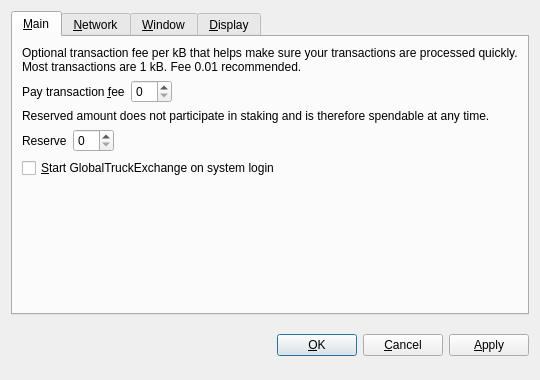
<?xml version="1.0" encoding="UTF-8"?>
<ui version="4.0">
 <class>OptionsDialog</class>
 <widget class="QDialog" name="OptionsDialog">
  <property name="geometry">
   <rect>
    <x>0</x>
    <y>0</y>
    <width>540</width>
    <height>380</height>
   </rect>
  </property>
  <property name="windowTitle">
   <string>Options</string>
  </property>
  <property name="modal">
   <bool>true</bool>
  </property>
  <layout class="QVBoxLayout" name="verticalLayout">
   <item>
    <widget class="QTabWidget" name="tabWidget">
     <property name="tabPosition">
      <enum>QTabWidget::North</enum>
     </property>
     <property name="currentIndex">
      <number>0</number>
     </property>
     <widget class="QWidget" name="tabMain">
      <attribute name="title">
       <string>&amp;Main</string>
      </attribute>
      <layout class="QVBoxLayout" name="verticalLayout_Main">
       <item>
        <widget class="QLabel" name="transactionFeeInfoLabel">
         <property name="text">
          <string>Optional transaction fee per kB that helps make sure your transactions are processed quickly. Most transactions are 1 kB. Fee 0.01 recommended.</string>
         </property>
         <property name="textFormat">
          <enum>Qt::PlainText</enum>
         </property>
         <property name="wordWrap">
          <bool>true</bool>
         </property>
        </widget>
       </item>
       <item>
        <layout class="QHBoxLayout" name="horizontalLayoutFee">
         <item>
          <widget class="QLabel" name="transactionFeeLabel">
           <property name="text">
            <string>Pay transaction &amp;fee</string>
           </property>
           <property name="textFormat">
            <enum>Qt::PlainText</enum>
           </property>
           <property name="buddy">
            <cstring>transactionFee</cstring>
           </property>
          </widget>
         </item>
         <item>
          <widget class="BitcoinAmountField" name="transactionFee"/>
         </item>
         <item>
          <spacer name="horizontalSpacerFee">
           <property name="orientation">
            <enum>Qt::Horizontal</enum>
           </property>
           <property name="sizeHint" stdset="0">
            <size>
             <width>40</width>
             <height>20</height>
            </size>
           </property>
          </spacer>
         </item>
        </layout>
       </item>
       <item>
        <widget class="QLabel" name="reserveBalanceInfoLabel">
         <property name="text">
          <string>Reserved amount does not participate in staking and is therefore spendable at any time.</string>
         </property>
         <property name="textFormat">
          <enum>Qt::PlainText</enum>
         </property>
         <property name="wordWrap">
          <bool>true</bool>
         </property>
        </widget>
       </item>
       <item>
        <layout class="QHBoxLayout" name="horizontalLayoutReserveBalance">
         <item>
          <widget class="QLabel" name="reserveBalanceLabel">
           <property name="text">
            <string>Reserve</string>
           </property>
           <property name="textFormat">
            <enum>Qt::PlainText</enum>
           </property>
           <property name="buddy">
            <cstring>reserveBalance</cstring>
           </property>
          </widget>
         </item>
         <item>
          <widget class="BitcoinAmountField" name="reserveBalance"/>
         </item>
         <item>
          <spacer name="horizontalSpacerReserveBalance">
           <property name="orientation">
            <enum>Qt::Horizontal</enum>
           </property>
           <property name="sizeHint" stdset="0">
            <size>
             <width>40</width>
             <height>20</height>
            </size>
           </property>
          </spacer>
         </item>
        </layout>
       </item>
       <item>
        <widget class="QCheckBox" name="bitcoinAtStartup">
         <property name="toolTip">
          <string>Automatically start GlobalTruckExchange after logging in to the system.</string>
         </property>
         <property name="text">
          <string>&amp;Start GlobalTruckExchange on system login</string>
         </property>
        </widget>
       </item>
       <item>
        <spacer name="verticalSpacer_Main">
         <property name="orientation">
          <enum>Qt::Vertical</enum>
         </property>
         <property name="sizeHint" stdset="0">
          <size>
           <width>20</width>
           <height>40</height>
          </size>
         </property>
        </spacer>
       </item>
      </layout>
     </widget>
     <widget class="QWidget" name="tabNetwork">
      <attribute name="title">
       <string>&amp;Network</string>
      </attribute>
      <layout class="QVBoxLayout" name="verticalLayout_Network">
       <item>
        <widget class="QCheckBox" name="mapPortUpnp">
         <property name="toolTip">
          <string>Automatically open the GlobalTruckExchange client port on the router. This only works when your router supports UPnP and it is enabled.</string>
         </property>
         <property name="text">
          <string>Map port using &amp;UPnP</string>
         </property>
        </widget>
       </item>
       <item>
        <widget class="QCheckBox" name="connectSocks">
         <property name="toolTip">
          <string>Connect to the GlobalTruckExchange network through a SOCKS5 proxy (e.g. when connecting through Tor).</string>
         </property>
         <property name="text">
          <string>&amp;Connect through SOCKS5 proxy:</string>
         </property>
        </widget>
       </item>
       <item>
        <layout class="QHBoxLayout" name="horizontalLayout_Network">
         <item>
          <widget class="QLabel" name="proxyIpLabel">
           <property name="text">
            <string>Proxy &amp;IP:</string>
           </property>
           <property name="textFormat">
            <enum>Qt::PlainText</enum>
           </property>
           <property name="buddy">
            <cstring>proxyIp</cstring>
           </property>
          </widget>
         </item>
         <item>
          <widget class="QValidatedLineEdit" name="proxyIp">
           <property name="maximumSize">
            <size>
             <width>140</width>
             <height>16777215</height>
            </size>
           </property>
           <property name="toolTip">
            <string>IP address of the proxy (e.g. 127.0.0.1)</string>
           </property>
          </widget>
         </item>
         <item>
          <widget class="QLabel" name="proxyPortLabel">
           <property name="text">
            <string>&amp;Port:</string>
           </property>
           <property name="textFormat">
            <enum>Qt::PlainText</enum>
           </property>
           <property name="buddy">
            <cstring>proxyPort</cstring>
           </property>
          </widget>
         </item>
         <item>
          <widget class="QLineEdit" name="proxyPort">
           <property name="maximumSize">
            <size>
             <width>55</width>
             <height>16777215</height>
            </size>
           </property>
           <property name="toolTip">
            <string>Port of the proxy (e.g. 9050)</string>
           </property>
          </widget>
         </item>
         <item>
          <spacer name="horizontalSpacer_Network">
           <property name="orientation">
            <enum>Qt::Horizontal</enum>
           </property>
           <property name="sizeHint" stdset="0">
            <size>
             <width>40</width>
             <height>20</height>
            </size>
           </property>
          </spacer>
         </item>
        </layout>
       </item>
       <item>
        <spacer name="verticalSpacer_Network">
         <property name="orientation">
          <enum>Qt::Vertical</enum>
         </property>
         <property name="sizeHint" stdset="0">
          <size>
           <width>20</width>
           <height>40</height>
          </size>
         </property>
        </spacer>
       </item>
      </layout>
     </widget>
     <widget class="QWidget" name="tabWindow">
      <attribute name="title">
       <string>&amp;Window</string>
      </attribute>
      <layout class="QVBoxLayout" name="verticalLayout_Window">
       <item>
        <widget class="QCheckBox" name="minimizeToTray">
         <property name="toolTip">
          <string>Show only a tray icon after minimizing the window.</string>
         </property>
         <property name="text">
          <string>&amp;Minimize to the tray instead of the taskbar</string>
         </property>
        </widget>
       </item>
       <item>
        <widget class="QCheckBox" name="minimizeOnClose">
         <property name="toolTip">
          <string>Minimize instead of exit the application when the window is closed. When this option is enabled, the application will be closed only after selecting Quit in the menu.</string>
         </property>
         <property name="text">
          <string>M&amp;inimize on close</string>
         </property>
        </widget>
       </item>
       <item>
        <spacer name="verticalSpacer_Window">
         <property name="orientation">
          <enum>Qt::Vertical</enum>
         </property>
         <property name="sizeHint" stdset="0">
          <size>
           <width>20</width>
           <height>40</height>
          </size>
         </property>
        </spacer>
       </item>
      </layout>
     </widget>
     <widget class="QWidget" name="tabDisplay">
      <attribute name="title">
       <string>&amp;Display</string>
      </attribute>
      <layout class="QVBoxLayout" name="verticalLayout_Display">
       <item>
        <layout class="QHBoxLayout" name="horizontalLayout_1_Display">
         <item>
          <widget class="QLabel" name="langLabel">
           <property name="text">
            <string>User Interface &amp;language:</string>
           </property>
           <property name="textFormat">
            <enum>Qt::PlainText</enum>
           </property>
           <property name="buddy">
            <cstring>lang</cstring>
           </property>
          </widget>
         </item>
         <item>
          <widget class="QValueComboBox" name="lang">
           <property name="toolTip">
            <string>The user interface language can be set here. This setting will take effect after restarting GlobalTruckExchange.</string>
           </property>
          </widget>
         </item>
        </layout>
       </item>
       <item>
        <layout class="QHBoxLayout" name="horizontalLayout_2_Display">
         <item>
          <widget class="QLabel" name="unitLabel">
           <property name="text">
            <string>&amp;Unit to show amounts in:</string>
           </property>
           <property name="textFormat">
            <enum>Qt::PlainText</enum>
           </property>
           <property name="buddy">
            <cstring>unit</cstring>
           </property>
          </widget>
         </item>
         <item>
          <widget class="QValueComboBox" name="unit">
           <property name="toolTip">
            <string>Choose the default subdivision unit to show in the interface and when sending coins.</string>
           </property>
          </widget>
         </item>
        </layout>
       </item>
       <item>
        <widget class="QCheckBox" name="coinControlFeatures">
         <property name="toolTip">
          <string>Whether to show coin control features or not.</string>
         </property>
         <property name="text">
          <string>Display coin &amp;control features (experts only!)</string>
         </property>
        </widget>
       </item>
       <item>
        <widget class="QCheckBox" name="useBlackTheme">
         <property name="text">
          <string>Use black visual theme (requires restart)</string>
         </property>
        </widget>
       </item>
       <item>
        <spacer name="verticalSpacer_Display">
         <property name="orientation">
          <enum>Qt::Vertical</enum>
         </property>
         <property name="sizeHint" stdset="0">
          <size>
           <width>20</width>
           <height>40</height>
          </size>
         </property>
        </spacer>
       </item>
      </layout>
     </widget>
    </widget>
   </item>
   <item>
    <layout class="QHBoxLayout" name="horizontalLayout_Buttons">
     <item>
      <spacer name="horizontalSpacer_1">
       <property name="orientation">
        <enum>Qt::Horizontal</enum>
       </property>
       <property name="sizeHint" stdset="0">
        <size>
         <width>40</width>
         <height>48</height>
        </size>
       </property>
      </spacer>
     </item>
     <item>
      <widget class="QLabel" name="statusLabel">
       <property name="font">
        <font>
         <weight>75</weight>
         <bold>true</bold>
        </font>
       </property>
       <property name="text">
        <string/>
       </property>
       <property name="textFormat">
        <enum>Qt::PlainText</enum>
       </property>
       <property name="wordWrap">
        <bool>true</bool>
       </property>
      </widget>
     </item>
     <item>
      <spacer name="horizontalSpacer_2">
       <property name="orientation">
        <enum>Qt::Horizontal</enum>
       </property>
       <property name="sizeHint" stdset="0">
        <size>
         <width>40</width>
         <height>48</height>
        </size>
       </property>
      </spacer>
     </item>
     <item>
      <widget class="QPushButton" name="okButton">
       <property name="text">
        <string>&amp;OK</string>
       </property>
      </widget>
     </item>
     <item>
      <widget class="QPushButton" name="cancelButton">
       <property name="text">
        <string>&amp;Cancel</string>
       </property>
       <property name="autoDefault">
        <bool>false</bool>
       </property>
      </widget>
     </item>
     <item>
      <widget class="QPushButton" name="applyButton">
       <property name="text">
        <string>&amp;Apply</string>
       </property>
       <property name="autoDefault">
        <bool>false</bool>
       </property>
      </widget>
     </item>
    </layout>
   </item>
  </layout>
 </widget>
 <customwidgets>
  <customwidget>
   <class>BitcoinAmountField</class>
   <extends>QSpinBox</extends>
   <header>bitcoinamountfield.h</header>
  </customwidget>
  <customwidget>
   <class>QValueComboBox</class>
   <extends>QComboBox</extends>
   <header>qvaluecombobox.h</header>
  </customwidget>
  <customwidget>
   <class>QValidatedLineEdit</class>
   <extends>QLineEdit</extends>
   <header>qvalidatedlineedit.h</header>
  </customwidget>
 </customwidgets>
 <resources/>
 <connections/>
</ui>
